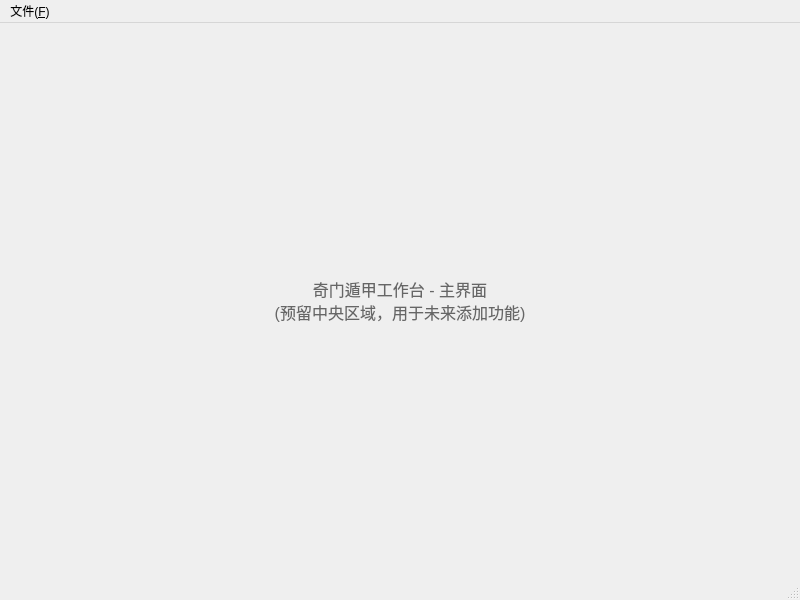
<?xml version="1.0" encoding="UTF-8"?>
<ui version="4.0">
 <class>MainWindow</class>
 <widget class="QMainWindow" name="MainWindow">
  <property name="geometry">
   <rect>
    <x>0</x>
    <y>0</y>
    <width>800</width>
    <height>600</height>
   </rect>
  </property>
  <property name="windowTitle">
   <string>奇门遁甲工作台</string>
  </property>
  <widget class="QWidget" name="centralwidget">
   <layout class="QVBoxLayout" name="verticalLayout">
    <item>
     <widget class="QLabel" name="placeholder_label">
      <property name="text">
       <string>奇门遁甲工作台 - 主界面
(预留中央区域，用于未来添加功能)</string>
      </property>
      <property name="alignment">
       <set>Qt::AlignCenter</set>
      </property>
      <property name="styleSheet">
       <string>font-size: 16px; 
color: #666; 
padding: 50px;</string>
      </property>
     </widget>
    </item>
   </layout>
  </widget>
  <widget class="QMenuBar" name="menubar">
   <property name="geometry">
    <rect>
     <x>0</x>
     <y>0</y>
     <width>800</width>
     <height>22</height>
    </rect>
   </property>
   <widget class="QMenu" name="menu_file">
    <property name="title">
     <string>文件(&amp;F)</string>
    </property>
   </widget>
   <addaction name="menu_file"/>
  </widget>
  <widget class="QStatusBar" name="statusbar"/>
 </widget>
 <resources/>
 <connections/>
</ui>
